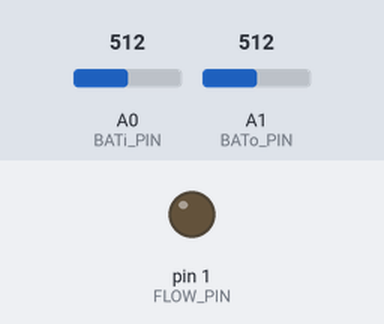
The sketch below on a simulated Arduino Uno, built with avr-gcc and run on an emulated ATmega328P. Parts: output pins drawn as LEDs (lit = HIGH). The test bench sets the inputs (shaded band); at power-on: A0 (BATi_PIN) = 512, A1 (BATo_PIN) = 512.

Above: at 1.2 s.
1.3 s: A0 (BATi_PIN) set to 671
4.3 s: A0 (BATi_PIN) set to 703
At 6.5 s:
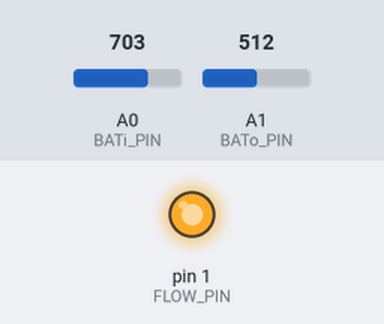
6.9 s: A0 (BATi_PIN) set to 511
At 7.8 s:
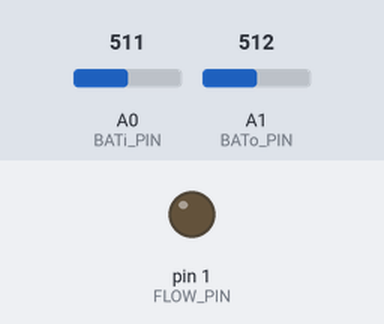
8.7 s: A0 (BATi_PIN) set to 716
At 10.8 s:
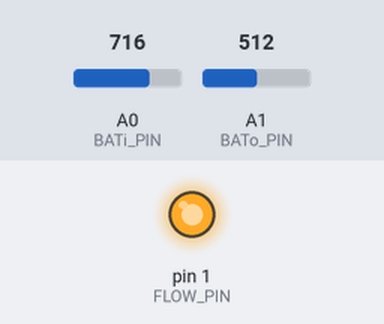
Timing chart, 0 to 12.3 s (numbered marks = the images above; inputs shaded):
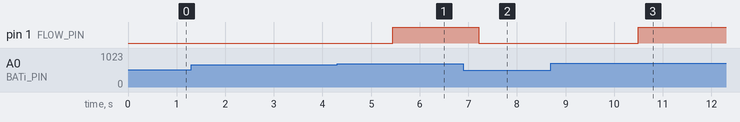

The sketch:

overflowCharger.ino
```cpp
// Define pins
#define BATi_PIN A0 // Analog input for battery 1 //P5
#define BATo_PIN A1 // Analog input for battery 2 //P2
#define FLOW_PIN 1  // Digital output for flow control

// Define constants for battery thresholds
const float OVERFLOW_VOLTAGE = 13.0; // Overflow voltage for bat1
const float NOMINAL_VOLTAGE = 12.4;  // Nominal voltage for bat2

// always connected
//const float OVERFLOW_VOLTAGE = 5.0; // Overflow voltage for bat1
//const float NOMINAL_VOLTAGE = 20.0;  // Nominal voltage for bat2

// Define voltage divider constants
//const float VOLTAGE_DIVIDER_RATIO = 0.2537; // Adjust based on resistor values
// f(x) = Ax + B
// x = analog input reaading
// y = calculated voltage
const float A_INTERi = 0.022322604532704; // linear regresion curve for input voltage
const float B_INTERi = -2.37950305210163; // linear regresion curve for input voltage

const float A_INTERo = 0.019877337464237; // linear regresion curve for output voltage
const float B_INTERo = -0.17288146309849; // linear regresion curve for output voltage

// Define constants for averaging
#define BUFFER_SIZE 64 // Number of readings to average

// Circular buffers for raw voltage readings
int batiRawBuffer[BUFFER_SIZE] = {0};
int batoRawBuffer[BUFFER_SIZE] = {0};
int bufferIndexi = 0; // Tracks the current position in the bat1 buffer
int bufferIndexo = 0; // Tracks the current position in the bat2 buffer

// Sum of buffer values for quick averaging
long batiRawSum = 0;
long batoRawSum = 0;

// Function to convert ADC reading to actual voltage
float convertRawToVoltagei(int raw) {
    return raw * A_INTERi + B_INTERi;
}
float convertRawToVoltageo(int raw) {
    return raw * A_INTERo + B_INTERo;
}

// Function to update the buffer and sum
void updateBuffer(int* buffer, long& sum, int& bufferIndex, int newValue) {
    // Subtract the value being replaced from the sum
    sum -= buffer[bufferIndex];
    // Replace it with the new value
    buffer[bufferIndex] = newValue;
    // Add the new value to the sum
    sum += newValue;

    // Increment buffer index (circular)
    bufferIndex = (bufferIndex + 1) % BUFFER_SIZE;
}

// Function to calculate the average raw value
float getAverageRawVoltagei(long sum) {
    return convertRawToVoltagei(sum / (float)BUFFER_SIZE);
}
float getAverageRawVoltageo(long sum) {
    return convertRawToVoltageo(sum / (float)BUFFER_SIZE);
}


// Function to update Battery 1 readings
void updateBatteryi() {
    int batiRaw = analogRead(BATi_PIN); // Read raw analog value
    updateBuffer(batiRawBuffer, batiRawSum, bufferIndexi, batiRaw);
}

// Function to update Battery 2 readings
void updateBatteryo() {
    int batoRaw = analogRead(BATo_PIN); // Read raw analog value
    updateBuffer(batoRawBuffer, batoRawSum, bufferIndexo, batoRaw);
}

void setup() {
    pinMode(FLOW_PIN, OUTPUT); // Set FLOW_PIN as output
    digitalWrite(FLOW_PIN, LOW); // Ensure flow is initially disconnected
    //digitalWrite(FLOW_PIN, HIGH); // Open flow
}

void loop() {
    // Update battery readings using prime numbers as delay to minimize harmonics reading
    delay(7);
    updateBatteryi();
    updateBatteryo();
    delay(11);
    updateBatteryi();
    updateBatteryo();
    delay(13);
    updateBatteryi();
    updateBatteryo();
    delay(17);
    updateBatteryi();
    updateBatteryo();
    delay(19);
    updateBatteryi();
    updateBatteryo();
    delay(23);
    updateBatteryi();
    updateBatteryo();
    delay(29);
    updateBatteryi();
    updateBatteryo();
    delay(31);
    updateBatteryi();
    updateBatteryo();

    // Calculate average voltages
    float batiAvgVoltage = getAverageRawVoltagei(batiRawSum);
    float batoAvgVoltage = getAverageRawVoltageo(batoRawSum);

    // Holy Logic
    if (batiAvgVoltage > OVERFLOW_VOLTAGE && batoAvgVoltage < NOMINAL_VOLTAGE) {
        digitalWrite(FLOW_PIN, HIGH); // Open flow
    } else {
        digitalWrite(FLOW_PIN, LOW); // Disconnect flow
    }

    delay(100);
}
```

Measured:
- the behaviour switches between 688 and 689 on A0 (BATi_PIN) (found by bisection; images 0 and 1)
- after the input at 1.3 s, every drawn part: stays the same
- after the input at 4.3 s, pin 1 (FLOW_PIN): LOW → HIGH after 1.1 s
- after the input at 6.9 s, pin 1 (FLOW_PIN): HIGH → LOW after 0.31 s
- after the input at 8.7 s, pin 1 (FLOW_PIN): LOW → HIGH after 1.8 s
